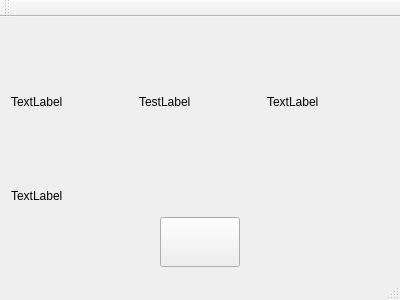
<?xml version="1.0" encoding="UTF-8"?>
<ui version="4.0">
 <class>MainWindow</class>
 <widget class="QMainWindow" name="MainWindow">
  <property name="geometry">
   <rect>
    <x>0</x>
    <y>0</y>
    <width>400</width>
    <height>300</height>
   </rect>
  </property>
  <property name="windowTitle">
   <string>MainWindow</string>
  </property>
  <widget class="QWidget" name="centralWidget">
   <layout class="QVBoxLayout" name="verticalLayout">
    <item>
     <layout class="QHBoxLayout" name="horizontalLayout_2">
      <item>
       <widget class="QLabel" name="label2">
        <property name="text">
         <string>TextLabel</string>
        </property>
       </widget>
      </item>
      <item>
       <widget class="QLabel" name="mylabel">
        <property name="text">
         <string>TestLabel</string>
        </property>
       </widget>
      </item>
      <item>
       <widget class="QLabel" name="label3">
        <property name="text">
         <string>TextLabel</string>
        </property>
       </widget>
      </item>
     </layout>
    </item>
    <item>
     <widget class="QLabel" name="label">
      <property name="maximumSize">
       <size>
        <width>16777215</width>
        <height>30</height>
       </size>
      </property>
      <property name="text">
       <string>TextLabel</string>
      </property>
     </widget>
    </item>
    <item>
     <layout class="QHBoxLayout" name="horizontalLayout">
      <item>
       <spacer name="horizontalSpacer_3">
        <property name="orientation">
         <enum>Qt::Horizontal</enum>
        </property>
        <property name="sizeHint" stdset="0">
         <size>
          <width>71</width>
          <height>20</height>
         </size>
        </property>
       </spacer>
      </item>
      <item>
       <spacer name="horizontalSpacer">
        <property name="orientation">
         <enum>Qt::Horizontal</enum>
        </property>
        <property name="sizeHint" stdset="0">
         <size>
          <width>57</width>
          <height>20</height>
         </size>
        </property>
       </spacer>
      </item>
      <item>
       <widget class="QPushButton" name="pushButton">
        <property name="minimumSize">
         <size>
          <width>50</width>
          <height>50</height>
         </size>
        </property>
        <property name="text">
         <string>  </string>
        </property>
       </widget>
      </item>
      <item>
       <spacer name="horizontalSpacer_2">
        <property name="orientation">
         <enum>Qt::Horizontal</enum>
        </property>
        <property name="sizeHint" stdset="0">
         <size>
          <width>72</width>
          <height>20</height>
         </size>
        </property>
       </spacer>
      </item>
      <item>
       <spacer name="horizontalSpacer_4">
        <property name="orientation">
         <enum>Qt::Horizontal</enum>
        </property>
        <property name="sizeHint" stdset="0">
         <size>
          <width>71</width>
          <height>20</height>
         </size>
        </property>
       </spacer>
      </item>
     </layout>
    </item>
   </layout>
  </widget>
  <widget class="QMenuBar" name="menuBar">
   <property name="geometry">
    <rect>
     <x>0</x>
     <y>0</y>
     <width>400</width>
     <height>23</height>
    </rect>
   </property>
  </widget>
  <widget class="QToolBar" name="mainToolBar">
   <attribute name="toolBarArea">
    <enum>TopToolBarArea</enum>
   </attribute>
   <attribute name="toolBarBreak">
    <bool>false</bool>
   </attribute>
  </widget>
  <widget class="QStatusBar" name="statusBar"/>
 </widget>
 <layoutdefault spacing="6" margin="11"/>
 <resources/>
 <connections/>
</ui>
